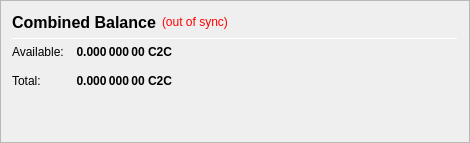
                   <widget class="QFrame" name="frame_CombinedBalances">
                    <property name="minimumSize">
                     <size>
                      <width>470</width>
                      <height>0</height>
                     </size>
                    </property>
                    <property name="frameShape">
                     <enum>QFrame::StyledPanel</enum>
                    </property>
                    <property name="frameShadow">
                     <enum>QFrame::Raised</enum>
                    </property>
                    <layout class="QVBoxLayout" name="verticalLayout_5">
                     <item>
                      <layout class="QHBoxLayout" name="horizontalLayout_5" stretch="0">
                       <item>
                        <widget class="QLabel" name="label_5z">
                         <property name="minimumSize">
                          <size>
                           <width>0</width>
                           <height>20</height>
                          </size>
                         </property>
                         <property name="font">
                          <font>
                           <pointsize>12</pointsize>
                           <weight>75</weight>
                           <bold>true</bold>
                          </font>
                         </property>
                         <property name="toolTip">
                          <string>Combined Balance (including unconfirmed and immature coins)</string>
                         </property>
                         <property name="text">
                          <string>Combined Balance</string>
                         </property>
                        </widget>
                       </item>
                       <item>
                        <widget class="QLabel" name="labelWalletStatus">
                         <property name="cursor">
                          <cursorShape>WhatsThisCursor</cursorShape>
                         </property>
                         <property name="toolTip">
                          <string>The displayed information may be out of date. Your wallet automatically synchronizes with the CHUNICOIN network after a connection is established, but this process has not completed yet.</string>
                         </property>
                         <property name="styleSheet">
                          <string notr="true">QLabel { color: red; }</string>
                         </property>
                         <property name="text">
                          <string notr="true">(out of sync)</string>
                         </property>
                         <property name="alignment">
                          <set>Qt::AlignLeading|Qt::AlignLeft|Qt::AlignVCenter</set>
                         </property>
                        </widget>
                       </item>
                       <item>
                        <spacer name="horizontalSpacer_1">
                         <property name="orientation">
                          <enum>Qt::Horizontal</enum>
                         </property>
                         <property name="sizeHint" stdset="0">
                          <size>
                           <width>40</width>
                           <height>20</height>
                          </size>
                         </property>
                        </spacer>
                       </item>
                      </layout>
                     </item>
                     <item>
                      <widget class="Line" name="line_CombinedBalance">
                       <property name="minimumSize">
                        <size>
                         <width>0</width>
                         <height>1</height>
                        </size>
                       </property>
                       <property name="maximumSize">
                        <size>
                         <width>16777215</width>
                         <height>1</height>
                        </size>
                       </property>
                       <property name="orientation">
                        <enum>Qt::Horizontal</enum>
                       </property>
                      </widget>
                     </item>
                     <item>
                      <layout class="QGridLayout" name="gridLayout_3">
                       <property name="spacing">
                        <number>12</number>
                       </property>
                       <item row="1" column="0">
                        <widget class="QLabel" name="labelBalanceTextz">
                         <property name="text">
                          <string>Available:</string>
                         </property>
                        </widget>
                       </item>
                       <item row="1" column="1">
                        <widget class="QLabel" name="labelBalancez">
                         <property name="font">
                          <font>
                           <weight>75</weight>
                           <bold>true</bold>
                          </font>
                         </property>
                         <property name="cursor">
                          <cursorShape>IBeamCursor</cursorShape>
                         </property>
                         <property name="toolTip">
                          <string>Your current spendable balance</string>
                         </property>
                         <property name="text">
                          <string notr="true">0.000 000 00 C2C</string>
                         </property>
                         <property name="alignment">
                          <set>Qt::AlignRight|Qt::AlignTrailing|Qt::AlignVCenter</set>
                         </property>
                         <property name="textInteractionFlags">
                          <set>Qt::LinksAccessibleByMouse|Qt::TextSelectableByKeyboard|Qt::TextSelectableByMouse</set>
                         </property>
                        </widget>
                       </item>
                       <item row="2" column="0">
                        <widget class="QLabel" name="labelTotalTextz">
                         <property name="text">
                          <string>Total:</string>
                         </property>
                        </widget>
                       </item>
                       <item row="2" column="1">
                        <widget class="QLabel" name="labelTotalz">
                         <property name="font">
                          <font>
                           <weight>75</weight>
                           <bold>true</bold>
                          </font>
                         </property>
                         <property name="cursor">
                          <cursorShape>IBeamCursor</cursorShape>
                         </property>
                         <property name="toolTip">
                          <string>Total Balance, including all unavailable coins.</string>
                         </property>
                         <property name="text">
                          <string notr="true">0.000 000 00 C2C</string>
                         </property>
                         <property name="alignment">
                          <set>Qt::AlignRight|Qt::AlignTrailing|Qt::AlignVCenter</set>
                         </property>
                         <property name="textInteractionFlags">
                          <set>Qt::LinksAccessibleByMouse|Qt::TextSelectableByKeyboard|Qt::TextSelectableByMouse</set>
                         </property>
                        </widget>
                       </item>
                       <item row="2" column="3">
                        <spacer name="horizontalSpacer_2">
                         <property name="orientation">
                          <enum>Qt::Horizontal</enum>
                         </property>
                         <property name="sizeHint" stdset="0">
                          <size>
                           <width>40</width>
                           <height>20</height>
                          </size>
                         </property>
                        </spacer>
                       </item>
                      </layout>
                     </item>
                     <item>
                      <spacer name="verticalSpacer_1">
                       <property name="orientation">
                        <enum>Qt::Vertical</enum>
                       </property>
                       <property name="sizeHint" stdset="0">
                        <size>
                         <width>20</width>
                         <height>40</height>
                        </size>
                       </property>
                      </spacer>
                     </item>
                    </layout>
                   </widget>
